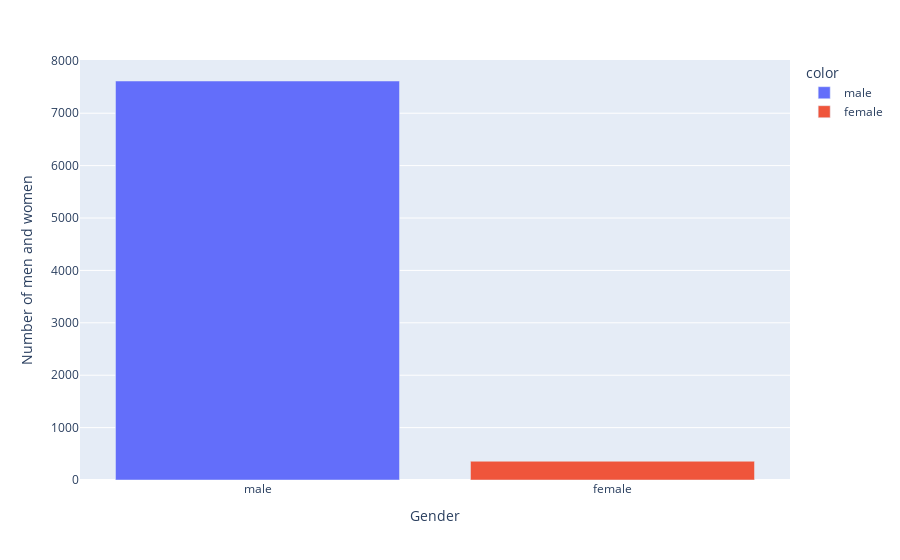

Here is the notebook cell this chart was saved with:
### Code cell
fatal_by_sex=df_fatalities.gender.value_counts()
px.bar(x=fatal_by_sex.index, y=fatal_by_sex.values, color=fatal_by_sex.index,
labels={'x': 'Gender', 'y': 'Number of men and women'})

### Figure 1 — Plotly figure (JSON) as saved in the notebook; plotly's stock layout.template omitted (floating-point values rounded to 4 significant figures)
{"data": [{"alignmentgroup": "True", "hovertemplate": "color=male<br>Gender=%{x}<br>Number of men and women=%{y}<extra></extra>", "legendgroup": "male", "marker": {"color": "#636efa", "pattern": {"shape": ""}}, "name": "male", "offsetgroup": "male", "orientation": "v", "showlegend": true, "textposition": "auto", "type": "bar", "x": ["male"], "xaxis": "x", "y": [7615], "yaxis": "y"}, {"alignmentgroup": "True", "hovertemplate": "color=female<br>Gender=%{x}<br>Number of men and women=%{y}<extra></extra>", "legendgroup": "female", "marker": {"color": "#EF553B", "pattern": {"shape": ""}}, "name": "female", "offsetgroup": "female", "orientation": "v", "showlegend": true, "textposition": "auto", "type": "bar", "x": ["female"], "xaxis": "x", "y": [358], "yaxis": "y"}], "layout": {"barmode": "relative", "legend": {"title": {"text": "color"}, "tracegroupgap": 0}, "margin": {"t": 60}, "xaxis": {"anchor": "y", "domain": [0, 1], "title": {"text": "Gender"}}, "yaxis": {"anchor": "x", "domain": [0, 1], "title": {"text": "Number of men and women"}}}}
